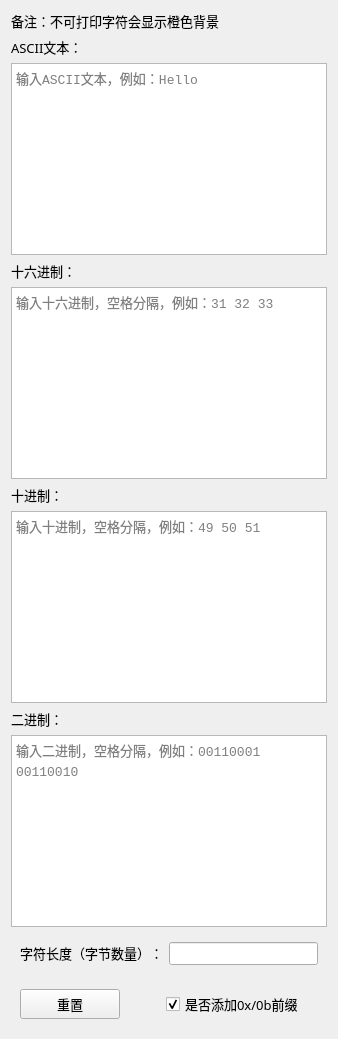
<?xml version="1.0" encoding="UTF-8"?>
<ui version="4.0">
 <class>AsciiConverterPage</class>
 <widget class="QWidget" name="AsciiConverterPage">
  <property name="font">
   <font>
    <family>等线</family>
    <pointsize>10</pointsize>
   </font>
  </property>
  <layout class="QVBoxLayout" name="verticalLayout">
   <item>
    <widget class="QLabel" name="label_ascii_note">
     <property name="text">
      <string>&lt;html&gt;&lt;head/&gt;&lt;body&gt;&lt;p&gt;备注：不可打印字符会显示橙色背景&lt;/p&gt;&lt;/body&gt;&lt;/html&gt;</string>
     </property>
    </widget>
   </item>
   <item>
    <widget class="QLabel" name="label_ascii_text">
     <property name="font">
      <font>
       <family>等线</family>
       <pointsize>10</pointsize>
      </font>
     </property>
     <property name="text">
      <string>ASCII文本：</string>
     </property>
    </widget>
   </item>
   <item>
    <widget class="QTextEdit" name="edit_ascii">
      <property name="font">
       <font>
        <family>Consolas</family>
        <pointsize>10</pointsize>
       </font>
      </property>
      <property name="acceptRichText">
       <bool>false</bool>
      </property>
      <property name="placeholderText">
       <string>输入ASCII文本，例如：Hello</string>
      </property>
     </widget>
   </item>
   <item>
    <widget class="QLabel" name="label_hex_text">
     <property name="font">
      <font>
       <family>等线</family>
       <pointsize>10</pointsize>
      </font>
     </property>
     <property name="text">
      <string>&lt;html&gt;&lt;head/&gt;&lt;body&gt;&lt;p&gt;十六进制：&lt;/p&gt;&lt;/body&gt;&lt;/html&gt;</string>
     </property>
    </widget>
   </item>
   <item>
    <widget class="QTextEdit" name="edit_hex">
      <property name="font">
       <font>
        <family>Consolas</family>
        <pointsize>10</pointsize>
       </font>
      </property>
      <property name="acceptRichText">
       <bool>false</bool>
      </property>
      <property name="placeholderText">
       <string>输入十六进制，空格分隔，例如：31 32 33</string>
      </property>
     </widget>
   </item>
   <item>
    <widget class="QLabel" name="label_dec_text">
     <property name="font">
      <font>
       <family>等线</family>
       <pointsize>10</pointsize>
      </font>
     </property>
     <property name="text">
      <string>十进制：</string>
     </property>
    </widget>
   </item>
   <item>
    <widget class="QTextEdit" name="edit_dec">
      <property name="font">
       <font>
        <family>Consolas</family>
        <pointsize>10</pointsize>
       </font>
      </property>
      <property name="acceptRichText">
       <bool>false</bool>
      </property>
      <property name="placeholderText">
       <string>输入十进制，空格分隔，例如：49 50 51</string>
      </property>
     </widget>
   </item>
   <item>
    <widget class="QLabel" name="label_bin">
     <property name="font">
      <font>
       <family>等线</family>
       <pointsize>10</pointsize>
      </font>
     </property>
     <property name="text">
      <string>二进制：</string>
     </property>
    </widget>
   </item>
   <item>
    <widget class="QTextEdit" name="edit_bin">
      <property name="font">
       <font>
        <family>Consolas</family>
        <pointsize>10</pointsize>
       </font>
      </property>
      <property name="acceptRichText">
       <bool>false</bool>
      </property>
      <property name="placeholderText">
       <string>输入二进制，空格分隔，例如：00110001 00110010</string>
      </property>
     </widget>
   </item>
   <item>
    <widget class="QWidget" name="widget_char_size" native="true">
     <layout class="QHBoxLayout" name="horizontalLayout_2">
      <item>
       <widget class="QLabel" name="label_char_size_text">
        <property name="text">
         <string>&lt;html&gt;&lt;head/&gt;&lt;body&gt;&lt;p&gt;字符长度（字节数量）：&lt;/p&gt;&lt;/body&gt;&lt;/html&gt;</string>
        </property>
       </widget>
      </item>
      <item>
       <widget class="QLineEdit" name="edit_char_size">
        <property name="enabled">
         <bool>true</bool>
        </property>
        <property name="font">
         <font>
          <family>Consolas</family>
          <pointsize>10</pointsize>
         </font>
        </property>
        <property name="readOnly">
         <bool>true</bool>
        </property>
       </widget>
      </item>
     </layout>
    </widget>
   </item>
   <item>
    <widget class="QWidget" name="widget_ascii_buttons" native="true">
     <property name="font">
      <font>
       <family>等线</family>
       <pointsize>10</pointsize>
      </font>
     </property>
     <layout class="QHBoxLayout" name="horizontalLayout">
      <item>
       <widget class="QPushButton" name="btn_reset_ascii">
        <property name="sizePolicy">
         <sizepolicy hsizetype="Fixed" vsizetype="Fixed">
          <horstretch>0</horstretch>
          <verstretch>0</verstretch>
         </sizepolicy>
        </property>
        <property name="minimumSize">
         <size>
          <width>100</width>
          <height>30</height>
         </size>
        </property>
        <property name="maximumSize">
         <size>
          <width>100</width>
          <height>30</height>
         </size>
        </property>
        <property name="font">
         <font>
          <family>等线</family>
          <pointsize>10</pointsize>
         </font>
        </property>
        <property name="text">
         <string>重置</string>
        </property>
       </widget>
      </item>
      <item>
       <spacer name="horizontalSpacer">
        <property name="font">
         <font>
          <family>等线</family>
          <pointsize>10</pointsize>
         </font>
        </property>
        <property name="orientation">
         <enum>Qt::Horizontal</enum>
        </property>
        <property name="sizeHint" stdset="0">
         <size>
          <width>40</width>
          <height>20</height>
         </size>
        </property>
       </spacer>
      </item>
      <item>
       <widget class="QCheckBox" name="cbox_hex_prefix">
        <property name="text">
         <string>是否添加0x/0b前缀</string>
        </property>
        <property name="checked">
         <bool>true</bool>
        </property>
       </widget>
      </item>
      <item>
       <widget class="QLabel" name="label_info_ascii">
        <property name="font">
         <font>
          <family>等线</family>
          <pointsize>10</pointsize>
         </font>
        </property>
        <property name="styleSheet">
         <string notr="true">color: rgb(255, 0, 0);</string>
        </property>
        <property name="text">
         <string/>
        </property>
       </widget>
      </item>
     </layout>
    </widget>
   </item>
  </layout>
 </widget>
 <resources/>
 <connections/>
</ui>
